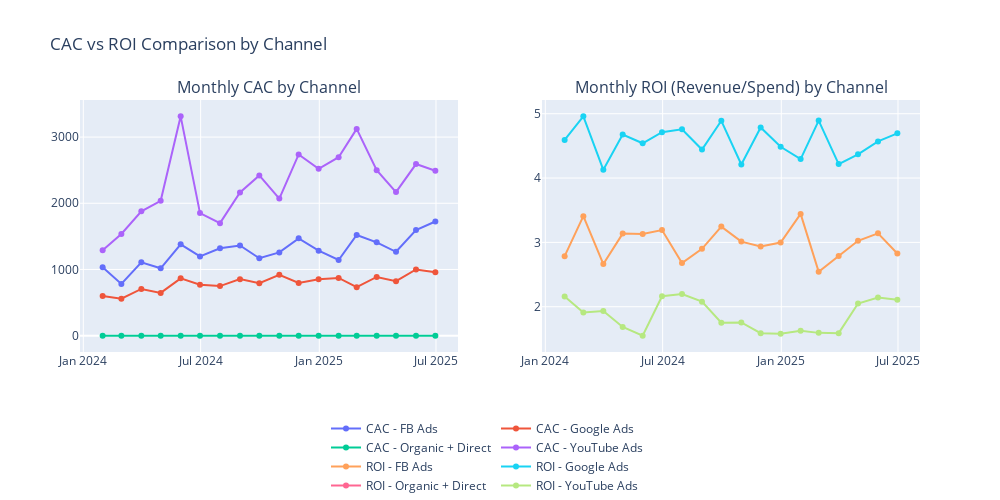

Source (notebook cell):
### Code cell
# Compute ROI
monthly["ROI"] = np.where(monthly["spend"] > 0,
                          monthly["revenue"] / monthly["spend"],
                          np.nan)

# Create subplot with two charts
fig = make_subplots(rows=1, cols=2, shared_xaxes=True,
                    subplot_titles=("Monthly CAC by Channel", "Monthly ROI (Revenue/Spend) by Channel"))

# Add CAC traces
for ch in monthly["channel"].unique():
    subset = monthly[monthly["channel"] == ch]
    fig.add_trace(
        go.Scatter(x=subset["month"], y=subset["CAC"], mode="lines+markers", name=f"CAC - {ch}"),
        row=1, col=1
    )

# Add ROI traces
for ch in monthly["channel"].unique():
    subset = monthly[monthly["channel"] == ch]
    fig.add_trace(
        go.Scatter(x=subset["month"], y=subset["ROI"], mode="lines+markers", name=f"ROI - {ch}"),
        row=1, col=2
    )

# Layout improvements
fig.update_layout(
    title="CAC vs ROI Comparison by Channel",
    hovermode="x unified",
    legend=dict(x=0.5, y=-0.2, orientation="h"),  # move legend below
    height=500, width=1000
)

fig.show()
